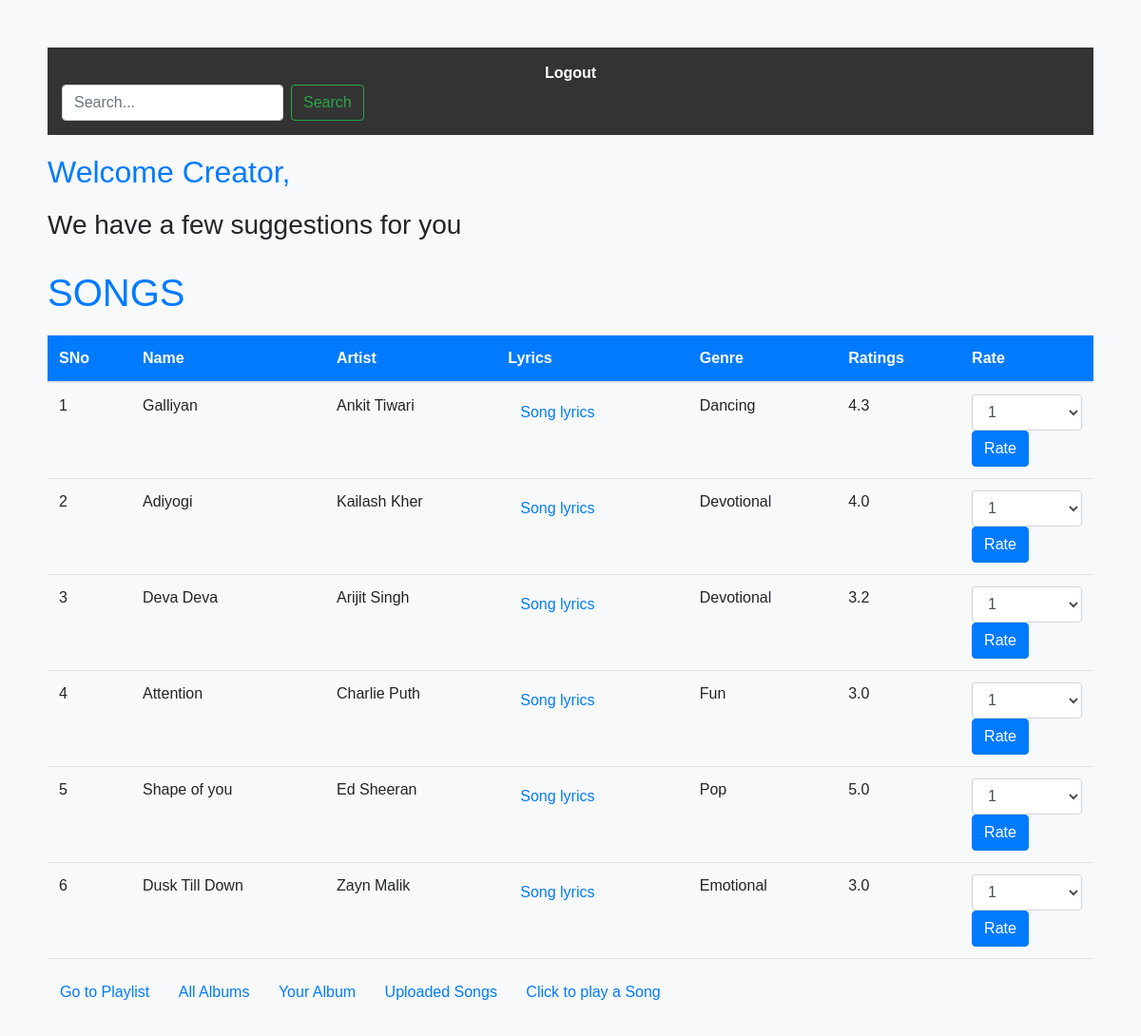
Screenshot of /creator_dashboard with the database file from the repository.
### models.py (models this page shows)
class Song(db.Model):
    id = db.Column(db.Integer(),primary_key=True, unique=True)
    song_name = db.Column(db.String(80), nullable=False)
    artist = db.Column(db.String(80), nullable=False)
    lyrics = db.Column(db.String(), nullable=False)
    genre = db.Column(db.String(80), nullable=False)
    ratings = db.Column(db.Float(), default=0)
    us_id = db.Column(db.Integer(), default=0)
    ratings_total = db.Column(db.Float(), default=0)
    ratings_count = db.Column(db.Float(), default=0)
    flagged = db.Column(db.Boolean(), default=False)

### app.py (the view)
@app.route('/creator_dashboard')
def creator_dashboard():
    user=current_user
    song = Song.query.filter_by(flagged=False).all()
    return render_template('creator_dashboard.html', song=song, user=user)

### Templates/creator_dashboard.html (shortened to what this page needs)
<!DOCTYPE html>
<html lang="en">
<head>
    <link href="https://stackpath.bootstrapcdn.com/bootstrap/4.5.2/css/bootstrap.min.css" rel="stylesheet">
</head>
<body>
    <nav>
        <a href="#" onclick="showConfirmation('Are you sure you want to logout?', '/logout')">Logout</a>
        <form class="form-inline ml-auto" action="/search" method="post">
            <input class="form-control mr-sm-2" type="text" name="query" placeholder="Search...">
            <button class="btn btn-outline-success my-2 my-sm-0" type="submit">Search</button>
        </form>
    </nav>
    <h2>Welcome Creator, {{user.email}}</h2>
    <h3>We have a few suggestions for you</h3>
    <h1>SONGS</h1>
    {% if results %}
        {% if results|length == 0 %}
            <h1>NO Songs Found</h1>
        {% else %}
            <table class="table">
                <thead>
                    <tr>
                        <th>SNo</th>
                        <th>Name</th>
                        <th>Artist</th>
                        <th>Lyrics</th>
                        <th>Genre</th>
                        <th>Ratings</th>
                        <th>Rate</th>
                    </tr>
                </thead>
                <tbody>
                    {% for s in results %}
                        <tr>
                            <td>{{loop.index}}</td>
                            <td>{{s.song_name}}</td>
                            <td>{{s.artist}}</td>
                            <td><a href="/lyrics/{{s.id}}" class="btn btn-link">Song lyrics</a></td>
                            <td>{{s.genre}}</td>
                            <td>{{s.ratings}}</td>
                            <td>
                                <form action="/rate_song/{{ s.id }}" method="post">
                                    <select name="rating" class="form-control">
                                        <option value='1'>1</option>
                                        <option value='2'>2</option>
                                        <option value='3'>3</option>
                                        <option value='4'>4</option>
                                        <option value='5'>5</option>
                                    </select>
                                    <button type="submit" class="btn btn-primary">Rate</button>
                                </form>
                            </td>
                        </tr>
                    {% endfor %}
                </tbody>
            </table>
        {% endif %}
    {% else %}
        {% if song|length == 0 %}
            <h1>NO Songs Found</h1>
        {% else %}
            <table class="table">
                <thead>
                    <tr>
                        <th>SNo</th>
                        <th>Name</th>
                        <th>Artist</th>
                        <th>Lyrics</th>
                        <th>Genre</th>
                        <th>Ratings</th>
                        <th>Rate</th>
                    </tr>
                </thead>
                <tbody>
                    {% for s in song %}
                        <tr>
                            <td>{{loop.index}}</td>
                            <td>{{s.song_name}}</td>
                            <td>{{s.artist}}</td>
                            <td><a href="/lyrics/{{s.id}}" class="btn btn-link">Song lyrics</a></td>
                            <td>{{s.genre}}</td>
                            <td>{{s.ratings}}</td>
                            <td>
                                <form action="/rate_song/{{ s.id }}" method="post">
                                    <select name="rating" class="form-control">
                                        <option value='1'>1</option>
                                    </select>
                                    <button type="submit" class="btn btn-primary">Rate</button>
                                </form>
                            </td>
                        </tr>
                    {% endfor %}
                </tbody>
            </table>
        {% endif %}
    {% endif %}
    <a href="/your_playlist" class="btn btn-link">Go to Playlist</a>
    <a href="/all_album" class="btn btn-link">All Albums</a>
    <a href="/your_album" class="btn btn-link">Your Album</a>
    <a href="uploaded_songs" class="btn btn-link">Uploaded Songs</a>
    <a href="/play" class="btn btn-link" target="_blank">Click to play a Song</a>
</body>
</html>

### Templates/creator_dashboard.html (style rules this page uses)
body { font-family: Arial, sans-serif; background-color: #f8f9fa; padding: 50px; }
nav { background-color: #333; color: white; padding: 15px; text-align: center; margin-bottom: 20px; }
nav a { color: white; margin: 0 10px; text-decoration: none; font-weight: bold; }
h2 { color: #007bff; }
h3 { margin-top: 20px; }
h1 { color: #007bff; margin-top: 30px; }
table { margin-top: 20px; width: 100%; border-collapse: collapse; }
th, td { padding: 8px; text-align: left; border-bottom: 1px solid #dee2e6; }
th { background-color: #007bff; color: white; }
select { width: 70px; margin-right: 10px; }
button { padding: 8px 16px; background-color: #007bff; color: white; border: none; border-radius: 5px; cursor: pointer; }
.btn-link { color: #007bff; text-decoration: none; }

### rows the page displays
Song: song_name "Galliyan", artist "Ankit Tiwari", genre "Dancing", ratings "4.3"
Song: song_name "Adiyogi", artist "Kailash Kher", genre "Devotional", ratings "4.0"
Song: song_name "Deva Deva", artist "Arijit Singh", genre "Devotional", ratings "3.2"
Song: song_name "Attention", artist "Charlie Puth", genre "Fun", ratings "3.0"
Song: song_name "Shape of you", artist "Ed Sheeran", genre "Pop", ratings "5.0"
Song: song_name "Dusk Till Down", artist "Zayn Malik", genre "Emotional", ratings "3.0"
